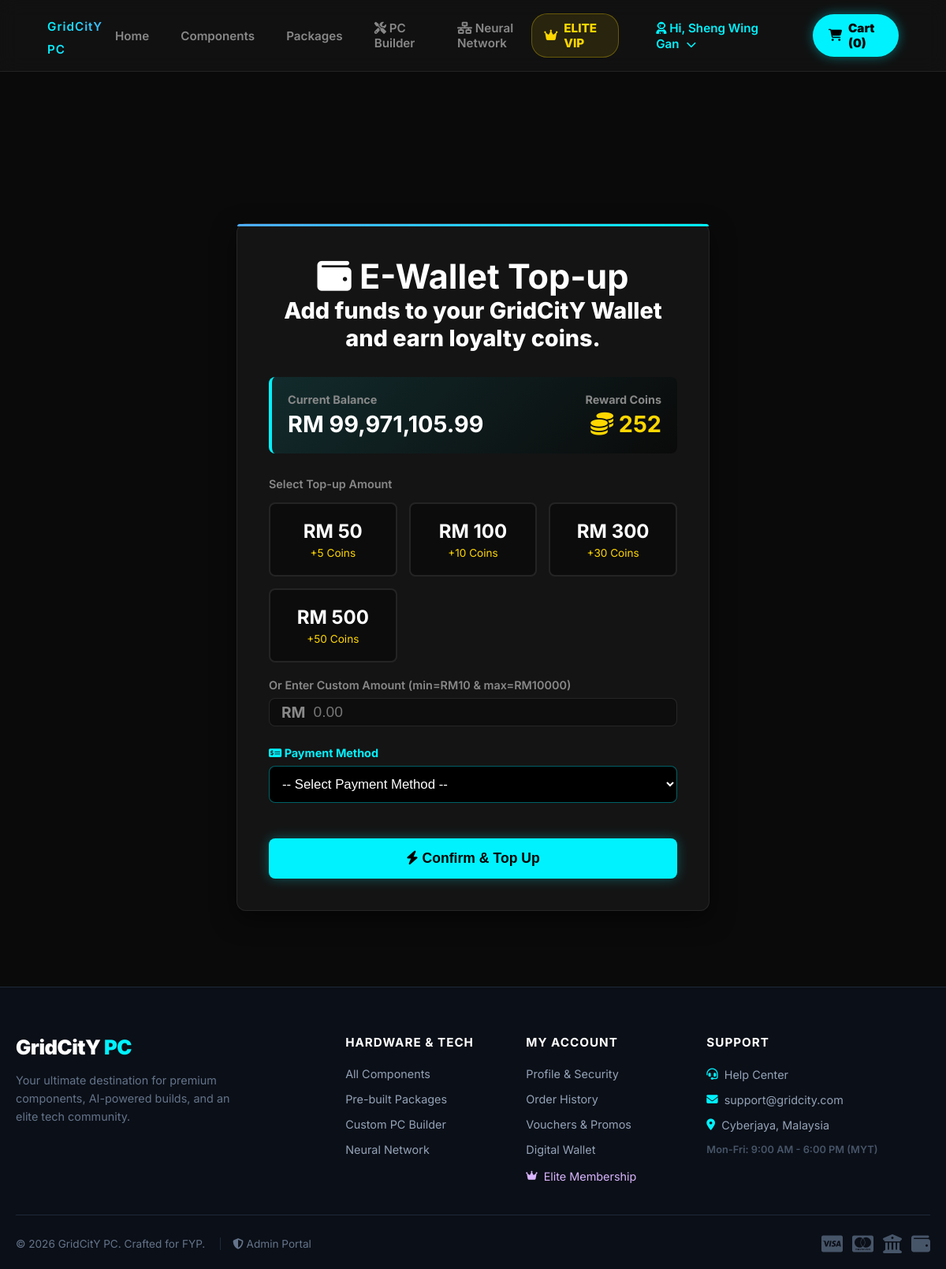
The page /wallet_topup.php (signed in) on the database as committed earlier.
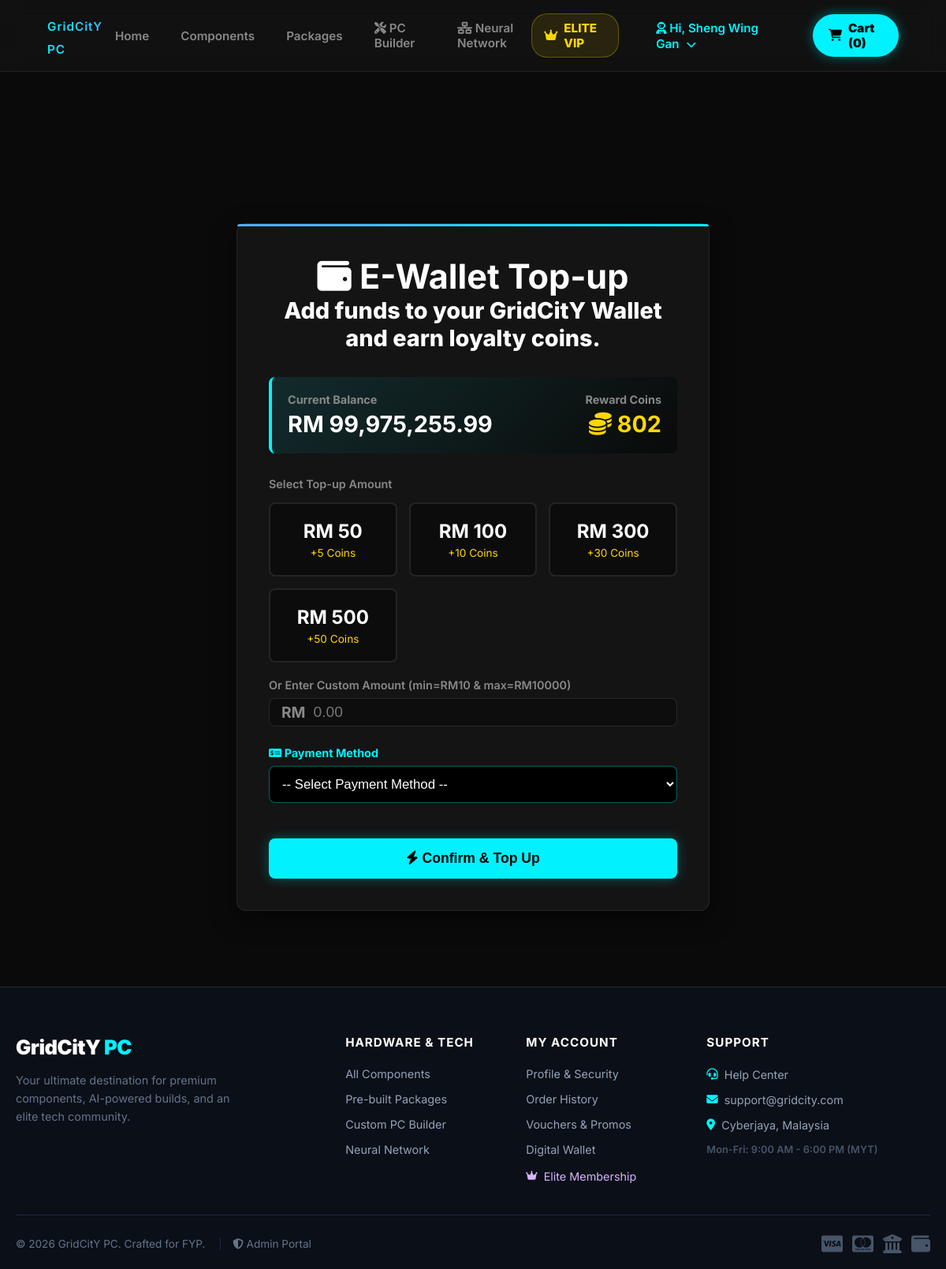
The same page on the database as committed later.
### tables this page shows
CREATE TABLE `customers` (
  `customer_id` int(11) NOT NULL,
  `username` varchar(150) DEFAULT NULL,
  `first_name` varchar(50) DEFAULT NULL,
  `last_name` varchar(50) DEFAULT NULL,
  `email` varchar(100) NOT NULL,
  `password` varchar(255) NOT NULL,
  `phone_number` varchar(20) DEFAULT NULL,
  `birthday` date DEFAULT NULL,
  `wallet_balance` decimal(10,2) NOT NULL DEFAULT 0.00,
  `reward_coins` int(11) NOT NULL DEFAULT 0,
  `lifetime_coins` int(11) DEFAULT 0,
  `membership_tier` varchar(20) DEFAULT 'Standard',
  `vip_expiry_date` datetime DEFAULT NULL,
  `auto_renew` tinyint(1) DEFAULT 0,
  `default_shipping_address` text DEFAULT NULL,
  `account_status` varchar(20) DEFAULT 'Active',
  `reset_token` varchar(6) DEFAULT NULL,
  `reset_token_expire` datetime DEFAULT NULL,
  `pref_gamer` int(11) DEFAULT 0,
  `pref_creator` int(11) DEFAULT 0,
  `pref_student` int(11) DEFAULT 0,
  `pref_enthusiast` int(11) DEFAULT 0,
  `created_at` datetime DEFAULT current_timestamp(),
  `status` varchar(50) NOT NULL DEFAULT 'Active',
  `daily_coins_added` int(11) DEFAULT 0,
  `daily_coins_deducted` int(11) DEFAULT 0,
  `last_coin_update` date DEFAULT NULL,
  `last_login` datetime DEFAULT current_timestamp()
);

### wallet_topup.php (the view, shortened to what this page needs)
<?php
require_once 'config.php';
$customer_id = $_SESSION['customer_id'];
$query = "SELECT wallet_balance, reward_coins FROM customers WHERE customer_id = ?";
$stmt = $conn->prepare($query);
$stmt->bind_param("i", $customer_id);
$stmt->execute();
$result = $stmt->get_result();
$user_data = $result->fetch_assoc();
$current_balance = $user_data['wallet_balance'];
$current_coins = $user_data['reward_coins'];
?>
<!DOCTYPE html>
<html lang="en">
<head>
    <link rel="stylesheet" href="https://cdnjs.cloudflare.com/ajax/libs/font-awesome/6.4.0/css/all.min.css">
    <link rel="stylesheet" href="css/style.css">
</head>
<body>
    <?php include 'includes/header.php'; ?>
    <main class="main-container cart-page-wrapper">
        <div class="auth-container" style="max-width: 600px;">
            <div class="auth-title">
                <h2><i class="fa-solid fa-wallet"></i> E-Wallet Top-up</h2>
                <p class="specs">Add funds to your GridCitY Wallet and earn loyalty coins.</p>
            </div>
            <div class="wallet-dashboard">
                <div class="stat-box">
                    <h4>Current Balance</h4>
                    <p>RM <?php echo number_format($current_balance, 2); ?></p>
                </div>
                <div class="stat-box" style="text-align: right;">
                    <h4>Reward Coins</h4>
                    <p style="color: #ffd700;"><i class="fa-solid fa-coins"></i> <?php echo number_format($current_coins); ?></p>
                </div>
            </div>
            <form action="wallet_topup.php" method="POST" class="form">
                <label class="form-label" style="margin-bottom: 15px; display: block;">Select Top-up Amount</label>
                <div class="topup-grid">
                    <label class="topup-option"><input type="radio" name="topup_option" value="50" required><div class="topup-card"><span class="amount">RM 50</span><span class="reward">+5 Coins</span></div></label>
                    <label class="topup-option"><input type="radio" name="topup_option" value="100"><div class="topup-card"><span class="amount">RM 100</span><span class="reward">+10 Coins</span></div></label>
                    <label class="topup-option"><input type="radio" name="topup_option" value="300"><div class="topup-card"><span class="amount">RM 300</span><span class="reward">+30 Coins</span></div></label>
                    <label class="topup-option"><input type="radio" name="topup_option" value="500"><div class="topup-card"><span class="amount">RM 500</span><span class="reward">+50 Coins</span></div></label>
                </div>
                <div class="form-group" style="margin-bottom: 25px;">
                    <label class="form-label" for="custom_amount">Or Enter Custom Amount (min=RM10 & max=RM10000)</label>
                    <div class="custom-amount-wrapper">
                        <span>RM</span>
                        <input type="number" id="custom_amount" name="custom_amount" min="10" max="10000" step="0.01" placeholder="0.00">
                    </div>
                </div>
                <div class="form-group" style="margin-bottom: 20px; text-align: left;">
                    <label style="color: #00f2fe; font-size: 0.9rem; font-weight: bold; margin-bottom: 8px; display: block;"><i class="fa-solid fa-money-check-dollar"></i> Payment Method</label>
                    <select id="payment_method" name="payment_method" class="form-control" required onchange="togglePaymentSections()" style="background-color: #000; color: #fff; border: 1px solid rgba(0, 243, 255, 0.4); font-size: 1.05rem; padding: 12px; border-radius: 8px; width: 100%;">
                        <option value="">-- Select Payment Method --</option>
                    </select>
                </div>
                <button type="submit" style="width: 100%; margin-top: 25px; background: #00f2fe; color: #000; padding: 15px; border: none; border-radius: 8px; font-size: 1.1rem; font-weight: 900; cursor: pointer; transition: 0.3s; box-shadow: 0 0 15px rgba(0, 242, 254, 0.3);" onmouseover="this.style.transform='scale(1.02)'; this.style.boxShadow='0 0 25px rgba(0, 242, 254, 0.6)';" onmouseout="this.style.transform='scale(1)'; this.style.boxShadow='0 0 15px rgba(0, 242, 254, 0.3)';">
                    <i class="fa-solid fa-bolt"></i> Confirm & Top Up
                </button>
            </form>
        </div>
    </main>
    <?php include 'includes/footer.php'; ?>
</body>
</html>

Rows that differ between the two databases and show on the page:
changed customers: wallet_balance "99,971,105.99" → "99,975,255.99"; reward_coins "252" → "802"
